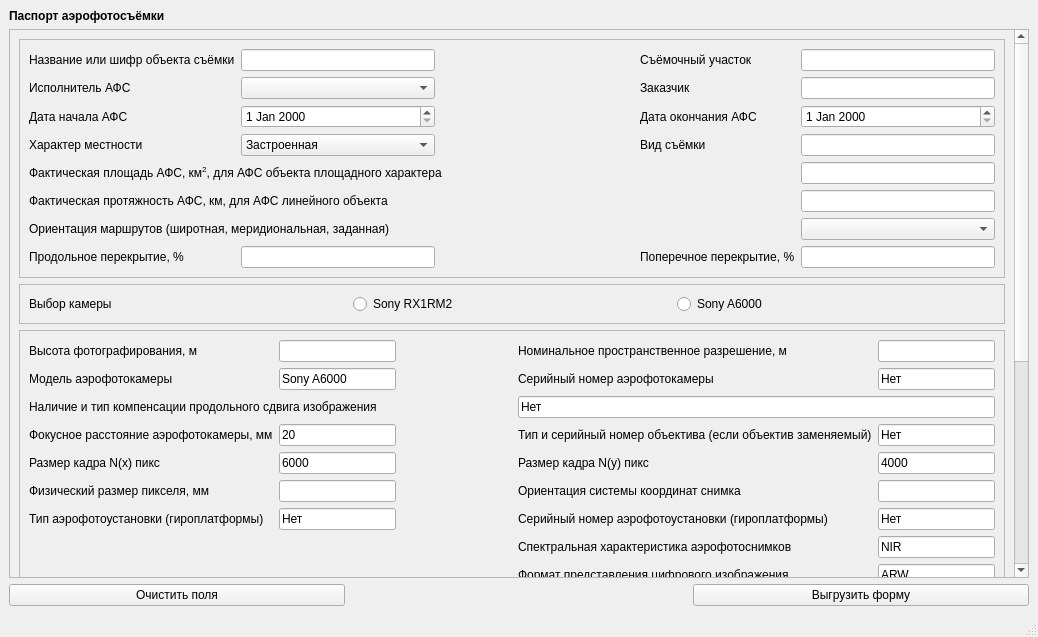
<?xml version="1.0" encoding="UTF-8"?>
<ui version="4.0">
 <class>MainWindow</class>
 <widget class="QMainWindow" name="MainWindow">
  <property name="geometry">
   <rect>
    <x>0</x>
    <y>0</y>
    <width>1038</width>
    <height>637</height>
   </rect>
  </property>
  <property name="windowTitle">
   <string>MainWindow</string>
  </property>
  <widget class="QWidget" name="centralwidget">
   <layout class="QGridLayout" name="gridLayout_12">
    <item row="2" column="0">
     <widget class="QPushButton" name="clear">
      <property name="text">
       <string>Очистить поля</string>
      </property>
     </widget>
    </item>
    <item row="1" column="0" colspan="3">
     <widget class="QScrollArea" name="scrollArea">
      <property name="minimumSize">
       <size>
        <width>1020</width>
        <height>530</height>
       </size>
      </property>
      <property name="widgetResizable">
       <bool>true</bool>
      </property>
      <widget class="QWidget" name="scrollAreaWidgetContents">
       <property name="geometry">
        <rect>
         <x>0</x>
         <y>0</y>
         <width>1001</width>
         <height>843</height>
        </rect>
       </property>
       <layout class="QVBoxLayout" name="verticalLayout_2">
        <item>
         <widget class="QFrame" name="object">
          <property name="frameShape">
           <enum>QFrame::StyledPanel</enum>
          </property>
          <property name="frameShadow">
           <enum>QFrame::Raised</enum>
          </property>
          <layout class="QGridLayout" name="gridLayout_9">
           <item row="2" column="1">
            <widget class="QDateEdit" name="date_start_4">
             <property name="enabled">
              <bool>true</bool>
             </property>
            </widget>
           </item>
           <item row="0" column="0">
            <widget class="QLabel" name="label_name_object_4">
             <property name="text">
              <string>Название или шифр объекта съёмки</string>
             </property>
            </widget>
           </item>
           <item row="0" column="1">
            <widget class="QLineEdit" name="name_object_4">
             <property name="text">
              <string/>
             </property>
            </widget>
           </item>
           <item row="3" column="1">
            <widget class="QComboBox" name="nature_area_4">
             <item>
              <property name="text">
               <string>Застроенная</string>
              </property>
             </item>
             <item>
              <property name="text">
               <string>Не застроенная</string>
              </property>
             </item>
            </widget>
           </item>
           <item row="2" column="0">
            <widget class="QLabel" name="label_date_start_4">
             <property name="text">
              <string>Дата начала АФС</string>
             </property>
            </widget>
           </item>
           <item row="6" column="0" colspan="4">
            <widget class="QLabel" name="label_orientation_route_4">
             <property name="text">
              <string>Ориентация маршрутов (широтная, меридиональная, заданная)</string>
             </property>
            </widget>
           </item>
           <item row="0" column="3">
            <widget class="QLabel" name="label_filming_location_4">
             <property name="text">
              <string>Съёмочный участок</string>
             </property>
            </widget>
           </item>
           <item row="7" column="3">
            <widget class="QLabel" name="label_overlap_transverse_4">
             <property name="text">
              <string>Поперечное перекрытие, %</string>
             </property>
            </widget>
           </item>
           <item row="2" column="4">
            <widget class="QDateEdit" name="date_end_4"/>
           </item>
           <item row="1" column="1">
            <widget class="QComboBox" name="executor_4">
             <item>
              <property name="text">
               <string/>
              </property>
             </item>
             <item>
              <property name="text">
               <string>Котелевский К. А.</string>
              </property>
             </item>
             <item>
              <property name="text">
               <string>Ли В. Ю.</string>
              </property>
             </item>
            </widget>
           </item>
           <item row="0" column="2">
            <spacer name="horizontalSpacer_8">
             <property name="orientation">
              <enum>Qt::Horizontal</enum>
             </property>
             <property name="sizeHint" stdset="0">
              <size>
               <width>40</width>
               <height>20</height>
              </size>
             </property>
            </spacer>
           </item>
           <item row="7" column="1">
            <widget class="QLineEdit" name="overlap_longitudinal_4"/>
           </item>
           <item row="6" column="4">
            <widget class="QComboBox" name="orientation_route_4">
             <item>
              <property name="text">
               <string/>
              </property>
             </item>
             <item>
              <property name="text">
               <string>Широтная</string>
              </property>
             </item>
             <item>
              <property name="text">
               <string>Меридиональная</string>
              </property>
             </item>
             <item>
              <property name="text">
               <string>Заданная</string>
              </property>
             </item>
            </widget>
           </item>
           <item row="1" column="3">
            <widget class="QLabel" name="label_customer_4">
             <property name="text">
              <string>Заказчик</string>
             </property>
            </widget>
           </item>
           <item row="0" column="4">
            <widget class="QLineEdit" name="filming_location_4">
             <property name="text">
              <string/>
             </property>
            </widget>
           </item>
           <item row="4" column="0" colspan="4">
            <widget class="QLabel" name="label_area_afs_4">
             <property name="text">
              <string>&lt;html&gt;&lt;head/&gt;&lt;body&gt;&lt;p&gt;Фактическая площадь АФС, км&lt;span style=&quot; vertical-align:super;&quot;&gt;2&lt;/span&gt;, для АФС объекта площадного характера&lt;/p&gt;&lt;/body&gt;&lt;/html&gt;</string>
             </property>
            </widget>
           </item>
           <item row="3" column="4">
            <widget class="QLineEdit" name="type_shoot_4"/>
           </item>
           <item row="2" column="3">
            <widget class="QLabel" name="label_date_end_4">
             <property name="text">
              <string>Дата окончания АФС</string>
             </property>
            </widget>
           </item>
           <item row="4" column="4">
            <widget class="QLineEdit" name="area_afs_4"/>
           </item>
           <item row="7" column="0">
            <widget class="QLabel" name="label_overlap_longitudinal_4">
             <property name="text">
              <string>Продольное перекрытие, %</string>
             </property>
            </widget>
           </item>
           <item row="3" column="0">
            <widget class="QLabel" name="label_nature_area_4">
             <property name="text">
              <string>Характер местности</string>
             </property>
            </widget>
           </item>
           <item row="1" column="4">
            <widget class="QLineEdit" name="customer_4">
             <property name="text">
              <string/>
             </property>
            </widget>
           </item>
           <item row="3" column="3">
            <widget class="QLabel" name="label_type_shoot_4">
             <property name="text">
              <string>Вид съёмки</string>
             </property>
            </widget>
           </item>
           <item row="5" column="0" colspan="4">
            <widget class="QLabel" name="label_length_afs_4">
             <property name="text">
              <string>Фактическая протяжность АФС, км, для АФС линейного объекта</string>
             </property>
            </widget>
           </item>
           <item row="5" column="4">
            <widget class="QLineEdit" name="length_afs_4"/>
           </item>
           <item row="1" column="0">
            <widget class="QLabel" name="label_executor_4">
             <property name="text">
              <string>Исполнитель АФС</string>
             </property>
            </widget>
           </item>
           <item row="7" column="4">
            <widget class="QLineEdit" name="overlap_transverse_4"/>
           </item>
          </layout>
         </widget>
        </item>
        <item>
         <widget class="QFrame" name="frame_2">
          <property name="frameShape">
           <enum>QFrame::StyledPanel</enum>
          </property>
          <property name="frameShadow">
           <enum>QFrame::Raised</enum>
          </property>
          <layout class="QHBoxLayout" name="horizontalLayout_3">
           <item>
            <widget class="QLabel" name="label_4">
             <property name="text">
              <string>Выбор камеры</string>
             </property>
            </widget>
           </item>
           <item>
            <widget class="QRadioButton" name="radioButton_5">
             <property name="text">
              <string>Sony RX1RM2</string>
             </property>
            </widget>
           </item>
           <item>
            <widget class="QRadioButton" name="radioButton_6">
             <property name="text">
              <string>Sony A6000</string>
             </property>
            </widget>
           </item>
          </layout>
         </widget>
        </item>
        <item>
         <widget class="QFrame" name="camera_3">
          <property name="frameShape">
           <enum>QFrame::StyledPanel</enum>
          </property>
          <property name="frameShadow">
           <enum>QFrame::Raised</enum>
          </property>
          <layout class="QGridLayout" name="gridLayout_10">
           <item row="6" column="4">
            <widget class="QLabel" name="label_api_sn_5">
             <property name="text">
              <string>Серийный номер аэрофотоустановки (гироплатформы)</string>
             </property>
            </widget>
           </item>
           <item row="1" column="4">
            <widget class="QLabel" name="label_camera_sn_5">
             <property name="text">
              <string>Серийный номер аэрофотокамеры</string>
             </property>
            </widget>
           </item>
           <item row="3" column="0" colspan="2">
            <widget class="QLabel" name="label_focal_len_5">
             <property name="text">
              <string>Фокусное расстояние аэрофотокамеры, мм</string>
             </property>
            </widget>
           </item>
           <item row="2" column="0" colspan="3">
            <widget class="QLabel" name="label_long_shift_5">
             <property name="text">
              <string>Наличие и тип компенсации продольного сдвига изображения</string>
             </property>
            </widget>
           </item>
           <item row="3" column="4">
            <widget class="QLabel" name="label_type_lens_5">
             <property name="text">
              <string>Тип и серийный номер объектива (если объектив заменяемый)</string>
             </property>
            </widget>
           </item>
           <item row="3" column="2">
            <widget class="QLineEdit" name="focal_len_5">
             <property name="text">
              <string>20</string>
             </property>
            </widget>
           </item>
           <item row="8" column="5">
            <widget class="QLineEdit" name="image_format_5">
             <property name="text">
              <string>ARW</string>
             </property>
            </widget>
           </item>
           <item row="5" column="2">
            <widget class="QLineEdit" name="pixel_size_5"/>
           </item>
           <item row="0" column="5">
            <widget class="QLineEdit" name="resolution_5"/>
           </item>
           <item row="0" column="2">
            <widget class="QLineEdit" name="height_5"/>
           </item>
           <item row="7" column="4">
            <widget class="QLabel" name="label_spectral_characteristics_photo_5">
             <property name="text">
              <string>Спектральная характеристика аэрофотоснимков</string>
             </property>
            </widget>
           </item>
           <item row="3" column="5">
            <widget class="QLineEdit" name="type_lens_5">
             <property name="text">
              <string>Нет</string>
             </property>
            </widget>
           </item>
           <item row="4" column="2">
            <widget class="QLineEdit" name="frame_size_x_5">
             <property name="text">
              <string>6000</string>
             </property>
            </widget>
           </item>
           <item row="1" column="0">
            <widget class="QLabel" name="label_camera_model_5">
             <property name="text">
              <string>Модель аэрофотокамеры</string>
             </property>
            </widget>
           </item>
           <item row="4" column="5">
            <widget class="QLineEdit" name="frame_size_y_5">
             <property name="text">
              <string>4000</string>
             </property>
            </widget>
           </item>
           <item row="2" column="4" colspan="2">
            <widget class="QLineEdit" name="long_shift_5">
             <property name="text">
              <string>Нет</string>
             </property>
            </widget>
           </item>
           <item row="6" column="0">
            <widget class="QLabel" name="label_api_type_5">
             <property name="text">
              <string>Тип аэрофотоустановки (гироплатформы)</string>
             </property>
            </widget>
           </item>
           <item row="5" column="5">
            <widget class="QLineEdit" name="coordinate_orientation_5"/>
           </item>
           <item row="0" column="4">
            <widget class="QLabel" name="label_resolution_5">
             <property name="text">
              <string>Номинальное пространственное разрешение, м</string>
             </property>
            </widget>
           </item>
           <item row="4" column="4">
            <widget class="QLabel" name="label_frame_size_y_5">
             <property name="text">
              <string>Размер кадра N(y) пикс</string>
             </property>
            </widget>
           </item>
           <item row="1" column="2">
            <widget class="QLineEdit" name="camera_model_5">
             <property name="text">
              <string>Sony A6000</string>
             </property>
            </widget>
           </item>
           <item row="0" column="3">
            <spacer name="horizontalSpacer_9">
             <property name="orientation">
              <enum>Qt::Horizontal</enum>
             </property>
             <property name="sizeHint" stdset="0">
              <size>
               <width>40</width>
               <height>20</height>
              </size>
             </property>
            </spacer>
           </item>
           <item row="6" column="2">
            <widget class="QLineEdit" name="api_type_5">
             <property name="text">
              <string>Нет</string>
             </property>
            </widget>
           </item>
           <item row="5" column="4">
            <widget class="QLabel" name="label_coordinate_orientation_5">
             <property name="text">
              <string>Ориентация системы координат снимка</string>
             </property>
            </widget>
           </item>
           <item row="4" column="0">
            <widget class="QLabel" name="label_frame_size_x_5">
             <property name="text">
              <string>Размер кадра N(x) пикс</string>
             </property>
            </widget>
           </item>
           <item row="5" column="0">
            <widget class="QLabel" name="label_pixel_size_5">
             <property name="text">
              <string>Физический размер пикселя, мм</string>
             </property>
            </widget>
           </item>
           <item row="7" column="5">
            <widget class="QLineEdit" name="spectral_characteristics_photo_5">
             <property name="text">
              <string>NIR</string>
             </property>
            </widget>
           </item>
           <item row="8" column="4">
            <widget class="QLabel" name="label_image_format_5">
             <property name="text">
              <string>Формат представления цифрового изображения</string>
             </property>
            </widget>
           </item>
           <item row="6" column="5">
            <widget class="QLineEdit" name="api_sn_5">
             <property name="text">
              <string>Нет</string>
             </property>
            </widget>
           </item>
           <item row="1" column="5">
            <widget class="QLineEdit" name="camera_sn_5">
             <property name="text">
              <string>Нет</string>
             </property>
            </widget>
           </item>
           <item row="0" column="0">
            <widget class="QLabel" name="label_height_5">
             <property name="text">
              <string>Высота фотографирования, м</string>
             </property>
            </widget>
           </item>
          </layout>
         </widget>
        </item>
        <item>
         <widget class="QFrame" name="equipment">
          <property name="frameShape">
           <enum>QFrame::StyledPanel</enum>
          </property>
          <property name="frameShadow">
           <enum>QFrame::Raised</enum>
          </property>
          <layout class="QGridLayout" name="gridLayout_11">
           <item row="3" column="0" colspan="2">
            <widget class="QLabel" name="label_other_equipment_3">
             <property name="text">
              <string>Прочая аппаратура</string>
             </property>
            </widget>
           </item>
           <item row="0" column="1">
            <widget class="QLineEdit" name="lidar_type_3">
             <property name="text">
              <string>Нет</string>
             </property>
            </widget>
           </item>
           <item row="0" column="3">
            <widget class="QLabel" name="label_lidar_sn_3">
             <property name="text">
              <string>Лидар, серийный номер</string>
             </property>
            </widget>
           </item>
           <item row="5" column="2" colspan="3">
            <widget class="QLineEdit" name="add_information">
             <property name="text">
              <string/>
             </property>
            </widget>
           </item>
           <item row="1" column="0" colspan="2">
            <widget class="QLabel" name="label_definition_block_3">
             <property name="text">
              <string>Блок определения положения и ориентации, тип, модель, состав</string>
             </property>
            </widget>
           </item>
           <item row="2" column="0" colspan="2">
            <widget class="QLabel" name="label_receiver_3">
             <property name="text">
              <string>ГНСС-приёмник, тип, модель</string>
             </property>
            </widget>
           </item>
           <item row="2" column="2" colspan="3">
            <widget class="QLineEdit" name="receiver_3">
             <property name="text">
              <string>Topcon OEM</string>
             </property>
            </widget>
           </item>
           <item row="5" column="0">
            <widget class="QLabel" name="label_add_information_4">
             <property name="text">
              <string>Дополнительные сведения по требованию ТЗ</string>
             </property>
            </widget>
           </item>
           <item row="0" column="4">
            <widget class="QLineEdit" name="lidar_sn_3">
             <property name="text">
              <string>Нет</string>
             </property>
            </widget>
           </item>
           <item row="4" column="2" colspan="3">
            <widget class="QLineEdit" name="aircraft_5">
             <property name="text">
              <string>Геоскан 201 Агрогеодезия</string>
             </property>
            </widget>
           </item>
           <item row="0" column="0">
            <widget class="QLabel" name="label_lidar_type_3">
             <property name="text">
              <string>Лидар (тип)</string>
             </property>
            </widget>
           </item>
           <item row="3" column="2" colspan="3">
            <widget class="QLineEdit" name="other_equipment_3">
             <property name="text">
              <string>Нет</string>
             </property>
            </widget>
           </item>
           <item row="1" column="2" colspan="3">
            <widget class="QLineEdit" name="definition_block_3"/>
           </item>
           <item row="4" column="0" colspan="2">
            <widget class="QLabel" name="label_aircraft_3">
             <property name="text">
              <string>Воздушное судно</string>
             </property>
            </widget>
           </item>
           <item row="0" column="2">
            <spacer name="horizontalSpacer_10">
             <property name="orientation">
              <enum>Qt::Horizontal</enum>
             </property>
             <property name="sizeHint" stdset="0">
              <size>
               <width>40</width>
               <height>20</height>
              </size>
             </property>
            </spacer>
           </item>
          </layout>
         </widget>
        </item>
        <item>
         <widget class="QFrame" name="frame">
          <property name="frameShape">
           <enum>QFrame::StyledPanel</enum>
          </property>
          <property name="frameShadow">
           <enum>QFrame::Raised</enum>
          </property>
          <layout class="QGridLayout" name="gridLayout_2">
           <item row="2" column="0">
            <widget class="QLabel" name="label_afs_txt">
             <property name="text">
              <string>Список номеров концевых списков маршрутов (файл формата .txt послеполётной обработки АФС)</string>
             </property>
            </widget>
           </item>
           <item row="9" column="1" colspan="2">
            <widget class="QLineEdit" name="file_kml_txt"/>
           </item>
           <item row="9" column="3">
            <widget class="QToolButton" name="button_choise_kml">
             <property name="text">
              <string>...</string>
             </property>
            </widget>
           </item>
           <item row="2" column="3">
            <widget class="QToolButton" name="button_choise_txt">
             <property name="text">
              <string>...</string>
             </property>
            </widget>
           </item>
           <item row="2" column="1" colspan="2">
            <widget class="QLineEdit" name="file_afs_txt"/>
           </item>
           <item row="9" column="0">
            <widget class="QLabel" name="label_afs_kml">
             <property name="text">
              <string>Файл KML</string>
             </property>
            </widget>
           </item>
           <item row="3" column="1">
            <spacer name="horizontalSpacer_11">
             <property name="orientation">
              <enum>Qt::Horizontal</enum>
             </property>
             <property name="sizeHint" stdset="0">
              <size>
               <width>40</width>
               <height>20</height>
              </size>
             </property>
            </spacer>
           </item>
           <item row="10" column="1">
            <spacer name="horizontalSpacer_12">
             <property name="orientation">
              <enum>Qt::Horizontal</enum>
             </property>
             <property name="sizeHint" stdset="0">
              <size>
               <width>40</width>
               <height>20</height>
              </size>
             </property>
            </spacer>
           </item>
           <item row="10" column="2" colspan="2">
            <widget class="QPushButton" name="button_analysis_kml">
             <property name="text">
              <string>Анализировать файл.kml</string>
             </property>
            </widget>
           </item>
           <item row="3" column="2" colspan="2">
            <widget class="QPushButton" name="button_analysis_txt">
             <property name="text">
              <string>Анализировать файл.txt</string>
             </property>
            </widget>
           </item>
          </layout>
         </widget>
        </item>
       </layout>
      </widget>
     </widget>
    </item>
    <item row="2" column="2">
     <widget class="QPushButton" name="save">
      <property name="sizePolicy">
       <sizepolicy hsizetype="Minimum" vsizetype="Fixed">
        <horstretch>0</horstretch>
        <verstretch>0</verstretch>
       </sizepolicy>
      </property>
      <property name="text">
       <string>Выгрузить форму</string>
      </property>
     </widget>
    </item>
    <item row="0" column="0">
     <widget class="QLabel" name="label_passport_afs">
      <property name="text">
       <string>&lt;html&gt;&lt;head/&gt;&lt;body&gt;&lt;p&gt;&lt;span style=&quot; font-weight:600;&quot;&gt;Паспорт аэрофотосъёмки&lt;/span&gt;&lt;/p&gt;&lt;/body&gt;&lt;/html&gt;</string>
      </property>
     </widget>
    </item>
   </layout>
  </widget>
  <widget class="QMenuBar" name="menubar">
   <property name="geometry">
    <rect>
     <x>0</x>
     <y>0</y>
     <width>1038</width>
     <height>21</height>
    </rect>
   </property>
  </widget>
  <widget class="QStatusBar" name="statusbar"/>
 </widget>
 <resources/>
 <connections>
  <connection>
   <sender>clear</sender>
   <signal>clicked()</signal>
   <receiver>name_object_4</receiver>
   <slot>clear()</slot>
   <hints>
    <hint type="sourcelabel">
     <x>9</x>
     <y>593</y>
    </hint>
    <hint type="destinationlabel">
     <x>220</x>
     <y>-78</y>
    </hint>
   </hints>
  </connection>
  <connection>
   <sender>clear</sender>
   <signal>clicked()</signal>
   <receiver>overlap_longitudinal_4</receiver>
   <slot>clear()</slot>
   <hints>
    <hint type="sourcelabel">
     <x>9</x>
     <y>593</y>
    </hint>
    <hint type="destinationlabel">
     <x>220</x>
     <y>104</y>
    </hint>
   </hints>
  </connection>
  <connection>
   <sender>clear</sender>
   <signal>clicked()</signal>
   <receiver>height_5</receiver>
   <slot>clear()</slot>
   <hints>
    <hint type="sourcelabel">
     <x>9</x>
     <y>593</y>
    </hint>
    <hint type="destinationlabel">
     <x>256</x>
     <y>193</y>
    </hint>
   </hints>
  </connection>
  <connection>
   <sender>clear</sender>
   <signal>clicked()</signal>
   <receiver>pixel_size_5</receiver>
   <slot>clear()</slot>
   <hints>
    <hint type="sourcelabel">
     <x>9</x>
     <y>593</y>
    </hint>
    <hint type="destinationlabel">
     <x>256</x>
     <y>323</y>
    </hint>
   </hints>
  </connection>
  <connection>
   <sender>clear</sender>
   <signal>clicked()</signal>
   <receiver>filming_location_4</receiver>
   <slot>clear()</slot>
   <hints>
    <hint type="sourcelabel">
     <x>9</x>
     <y>593</y>
    </hint>
    <hint type="destinationlabel">
     <x>789</x>
     <y>-78</y>
    </hint>
   </hints>
  </connection>
  <connection>
   <sender>clear</sender>
   <signal>clicked()</signal>
   <receiver>customer_4</receiver>
   <slot>clear()</slot>
   <hints>
    <hint type="sourcelabel">
     <x>9</x>
     <y>593</y>
    </hint>
    <hint type="destinationlabel">
     <x>789</x>
     <y>-52</y>
    </hint>
   </hints>
  </connection>
  <connection>
   <sender>clear</sender>
   <signal>clicked()</signal>
   <receiver>type_shoot_4</receiver>
   <slot>clear()</slot>
   <hints>
    <hint type="sourcelabel">
     <x>9</x>
     <y>593</y>
    </hint>
    <hint type="destinationlabel">
     <x>789</x>
     <y>0</y>
    </hint>
   </hints>
  </connection>
  <connection>
   <sender>clear</sender>
   <signal>clicked()</signal>
   <receiver>area_afs_4</receiver>
   <slot>clear()</slot>
   <hints>
    <hint type="sourcelabel">
     <x>9</x>
     <y>593</y>
    </hint>
    <hint type="destinationlabel">
     <x>789</x>
     <y>26</y>
    </hint>
   </hints>
  </connection>
  <connection>
   <sender>clear</sender>
   <signal>clicked()</signal>
   <receiver>length_afs_4</receiver>
   <slot>clear()</slot>
   <hints>
    <hint type="sourcelabel">
     <x>9</x>
     <y>593</y>
    </hint>
    <hint type="destinationlabel">
     <x>789</x>
     <y>52</y>
    </hint>
   </hints>
  </connection>
  <connection>
   <sender>clear</sender>
   <signal>clicked()</signal>
   <receiver>overlap_transverse_4</receiver>
   <slot>clear()</slot>
   <hints>
    <hint type="sourcelabel">
     <x>9</x>
     <y>593</y>
    </hint>
    <hint type="destinationlabel">
     <x>789</x>
     <y>104</y>
    </hint>
   </hints>
  </connection>
  <connection>
   <sender>clear</sender>
   <signal>clicked()</signal>
   <receiver>resolution_5</receiver>
   <slot>clear()</slot>
   <hints>
    <hint type="sourcelabel">
     <x>9</x>
     <y>593</y>
    </hint>
    <hint type="destinationlabel">
     <x>859</x>
     <y>193</y>
    </hint>
   </hints>
  </connection>
  <connection>
   <sender>clear</sender>
   <signal>clicked()</signal>
   <receiver>coordinate_orientation_5</receiver>
   <slot>clear()</slot>
   <hints>
    <hint type="sourcelabel">
     <x>9</x>
     <y>593</y>
    </hint>
    <hint type="destinationlabel">
     <x>859</x>
     <y>323</y>
    </hint>
   </hints>
  </connection>
  <connection>
   <sender>clear</sender>
   <signal>clicked()</signal>
   <receiver>definition_block_3</receiver>
   <slot>clear()</slot>
   <hints>
    <hint type="sourcelabel">
     <x>9</x>
     <y>593</y>
    </hint>
    <hint type="destinationlabel">
     <x>470</x>
     <y>473</y>
    </hint>
   </hints>
  </connection>
  <connection>
   <sender>clear</sender>
   <signal>clicked()</signal>
   <receiver>add_information</receiver>
   <slot>clear()</slot>
   <hints>
    <hint type="sourcelabel">
     <x>9</x>
     <y>593</y>
    </hint>
    <hint type="destinationlabel">
     <x>470</x>
     <y>577</y>
    </hint>
   </hints>
  </connection>
  <connection>
   <sender>clear</sender>
   <signal>clicked()</signal>
   <receiver>file_afs_txt</receiver>
   <slot>clear()</slot>
   <hints>
    <hint type="sourcelabel">
     <x>9</x>
     <y>593</y>
    </hint>
    <hint type="destinationlabel">
     <x>538</x>
     <y>623</y>
    </hint>
   </hints>
  </connection>
  <connection>
   <sender>clear</sender>
   <signal>clicked()</signal>
   <receiver>file_kml_txt</receiver>
   <slot>clear()</slot>
   <hints>
    <hint type="sourcelabel">
     <x>9</x>
     <y>593</y>
    </hint>
    <hint type="destinationlabel">
     <x>538</x>
     <y>678</y>
    </hint>
   </hints>
  </connection>
  <connection>
   <sender>button_choise_txt</sender>
   <signal>clicked()</signal>
   <receiver>file_afs_txt</receiver>
   <slot>redo()</slot>
   <hints>
    <hint type="sourcelabel">
     <x>991</x>
     <y>623</y>
    </hint>
    <hint type="destinationlabel">
     <x>930</x>
     <y>623</y>
    </hint>
   </hints>
  </connection>
  <connection>
   <sender>button_choise_kml</sender>
   <signal>clicked()</signal>
   <receiver>file_kml_txt</receiver>
   <slot>redo()</slot>
   <hints>
    <hint type="sourcelabel">
     <x>991</x>
     <y>678</y>
    </hint>
    <hint type="destinationlabel">
     <x>960</x>
     <y>678</y>
    </hint>
   </hints>
  </connection>
  <connection>
   <sender>radioButton_5</sender>
   <signal>clicked(bool)</signal>
   <receiver>camera_model_5</receiver>
   <slot>redo()</slot>
   <hints>
    <hint type="sourcelabel">
     <x>406</x>
     <y>160</y>
    </hint>
    <hint type="destinationlabel">
     <x>376</x>
     <y>230</y>
    </hint>
   </hints>
  </connection>
  <connection>
   <sender>radioButton_5</sender>
   <signal>clicked(bool)</signal>
   <receiver>focal_len_5</receiver>
   <slot>redo()</slot>
   <hints>
    <hint type="sourcelabel">
     <x>406</x>
     <y>166</y>
    </hint>
    <hint type="destinationlabel">
     <x>378</x>
     <y>281</y>
    </hint>
   </hints>
  </connection>
  <connection>
   <sender>radioButton_5</sender>
   <signal>clicked(bool)</signal>
   <receiver>frame_size_x_5</receiver>
   <slot>redo()</slot>
   <hints>
    <hint type="sourcelabel">
     <x>406</x>
     <y>166</y>
    </hint>
    <hint type="destinationlabel">
     <x>384</x>
     <y>308</y>
    </hint>
   </hints>
  </connection>
  <connection>
   <sender>radioButton_5</sender>
   <signal>clicked(bool)</signal>
   <receiver>frame_size_y_5</receiver>
   <slot>redo()</slot>
   <hints>
    <hint type="sourcelabel">
     <x>406</x>
     <y>166</y>
    </hint>
    <hint type="destinationlabel">
     <x>859</x>
     <y>308</y>
    </hint>
   </hints>
  </connection>
  <connection>
   <sender>radioButton_5</sender>
   <signal>clicked(bool)</signal>
   <receiver>spectral_characteristics_photo_5</receiver>
   <slot>redo()</slot>
   <hints>
    <hint type="sourcelabel">
     <x>406</x>
     <y>166</y>
    </hint>
    <hint type="destinationlabel">
     <x>859</x>
     <y>386</y>
    </hint>
   </hints>
  </connection>
  <connection>
   <sender>radioButton_5</sender>
   <signal>clicked(bool)</signal>
   <receiver>image_format_5</receiver>
   <slot>redo()</slot>
   <hints>
    <hint type="sourcelabel">
     <x>406</x>
     <y>166</y>
    </hint>
    <hint type="destinationlabel">
     <x>859</x>
     <y>411</y>
    </hint>
   </hints>
  </connection>
  <connection>
   <sender>radioButton_6</sender>
   <signal>clicked(bool)</signal>
   <receiver>camera_model_5</receiver>
   <slot>redo()</slot>
   <hints>
    <hint type="sourcelabel">
     <x>675</x>
     <y>166</y>
    </hint>
    <hint type="destinationlabel">
     <x>388</x>
     <y>238</y>
    </hint>
   </hints>
  </connection>
  <connection>
   <sender>radioButton_6</sender>
   <signal>clicked(bool)</signal>
   <receiver>focal_len_5</receiver>
   <slot>redo()</slot>
   <hints>
    <hint type="sourcelabel">
     <x>675</x>
     <y>166</y>
    </hint>
    <hint type="destinationlabel">
     <x>388</x>
     <y>290</y>
    </hint>
   </hints>
  </connection>
  <connection>
   <sender>radioButton_6</sender>
   <signal>clicked(bool)</signal>
   <receiver>frame_size_x_5</receiver>
   <slot>redo()</slot>
   <hints>
    <hint type="sourcelabel">
     <x>675</x>
     <y>166</y>
    </hint>
    <hint type="destinationlabel">
     <x>388</x>
     <y>316</y>
    </hint>
   </hints>
  </connection>
  <connection>
   <sender>radioButton_6</sender>
   <signal>clicked(bool)</signal>
   <receiver>frame_size_y_5</receiver>
   <slot>redo()</slot>
   <hints>
    <hint type="sourcelabel">
     <x>675</x>
     <y>166</y>
    </hint>
    <hint type="destinationlabel">
     <x>859</x>
     <y>316</y>
    </hint>
   </hints>
  </connection>
  <connection>
   <sender>radioButton_6</sender>
   <signal>clicked(bool)</signal>
   <receiver>spectral_characteristics_photo_5</receiver>
   <slot>redo()</slot>
   <hints>
    <hint type="sourcelabel">
     <x>675</x>
     <y>166</y>
    </hint>
    <hint type="destinationlabel">
     <x>859</x>
     <y>394</y>
    </hint>
   </hints>
  </connection>
  <connection>
   <sender>radioButton_6</sender>
   <signal>clicked(bool)</signal>
   <receiver>image_format_5</receiver>
   <slot>redo()</slot>
   <hints>
    <hint type="sourcelabel">
     <x>675</x>
     <y>166</y>
    </hint>
    <hint type="destinationlabel">
     <x>859</x>
     <y>420</y>
    </hint>
   </hints>
  </connection>
 </connections>
</ui>
